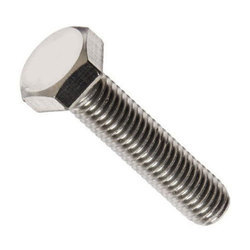
#> input picture edgedetection/Dataset/bolt.JPG, 250 x 250 px
$ python roberts.py
#> lines starting #> are read from the running program, lines starting #| are printed output that depends on the picture
from PIL import Image
import math


def roberts(imgpath, imgname):
#> called with imgpath = '../Dataset/', imgname = 'bolt'
    inputImg = Image.open(imgpath + imgname + ".JPG").convert("L")
    print(inputImg.load)
#| <bound method Image.load of <PIL.Image.Image image mode=L size=250x250 at 0x7FE43D6B4650>>
    width, height = inputImg.size
#> width = 250; height = 250
    mat = inputImg.load()

    robertsx = [[1,0],[0,-1]]
    robertsy = [[0,1],[-1,0]]

    outputImg = Image.new('L', (width, height))
#> outputImg: PIL image 250x250 L; every value is 0
    robertsMat = outputImg.load()

    for row in range(width-2):
        for col in range(height-2):
            Gx = 0
            Gy = 0
            for i in range(2):
                for j in range(2):
                    val = mat[row+i, col+j]
                    Gx += robertsx[i][j] * val
                    Gy += robertsy[i][j] * val

                robertsMat[row+1, col+1] = int(math.sqrt(Gx*Gx + Gy*Gy))

    outputImg.save("./results/" + imgname + "-roberts.jpg")
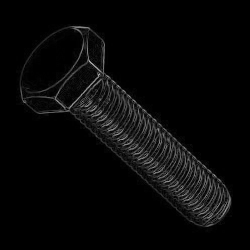
#> saved as bolt-roberts.jpg: PIL image 250x250 L; min 0, max 180, mean 8.1


roberts("../Dataset/", 'bolt')

$ run again, with edgedetection/Dataset/i10.JPG copied over edgedetection/Dataset/bolt.JPG
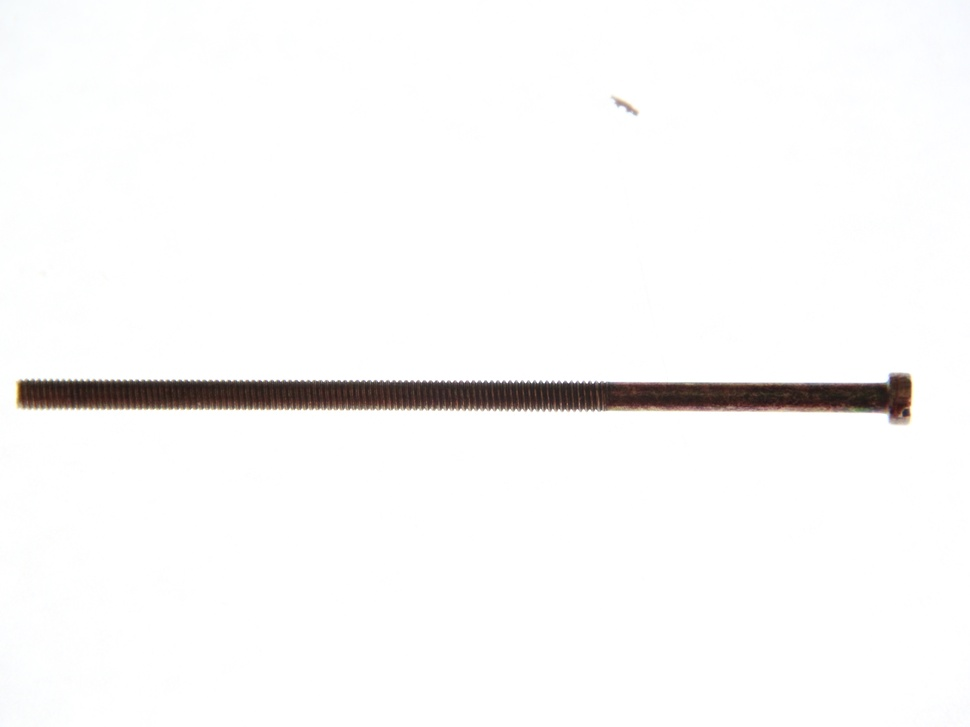
#> input picture edgedetection/Dataset/i10.JPG, 970 x 727 px, shrunk from 4608 x 3456 before the run
#| <bound method Image.load of <PIL.Image.Image image mode=L size=970x727 at 0x7FE43D95DC10>>
#> outputImg: PIL image 970x727 L; every value is 0
#> in roberts, `outputImg.save("./results/" + imgname + "-roberts.jpg")`:
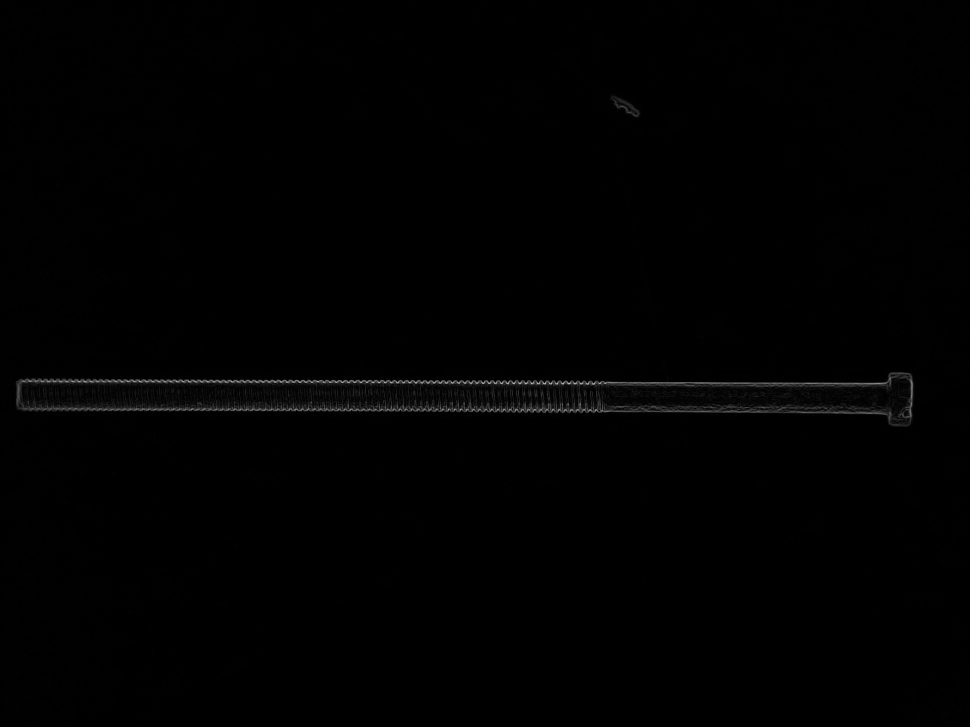
#> saved as bolt-roberts.jpg: PIL image 970x727 L; min 0, max 183, mean 1.2

$ run again, with edgedetection/Dataset/i11.JPG copied over edgedetection/Dataset/bolt.JPG
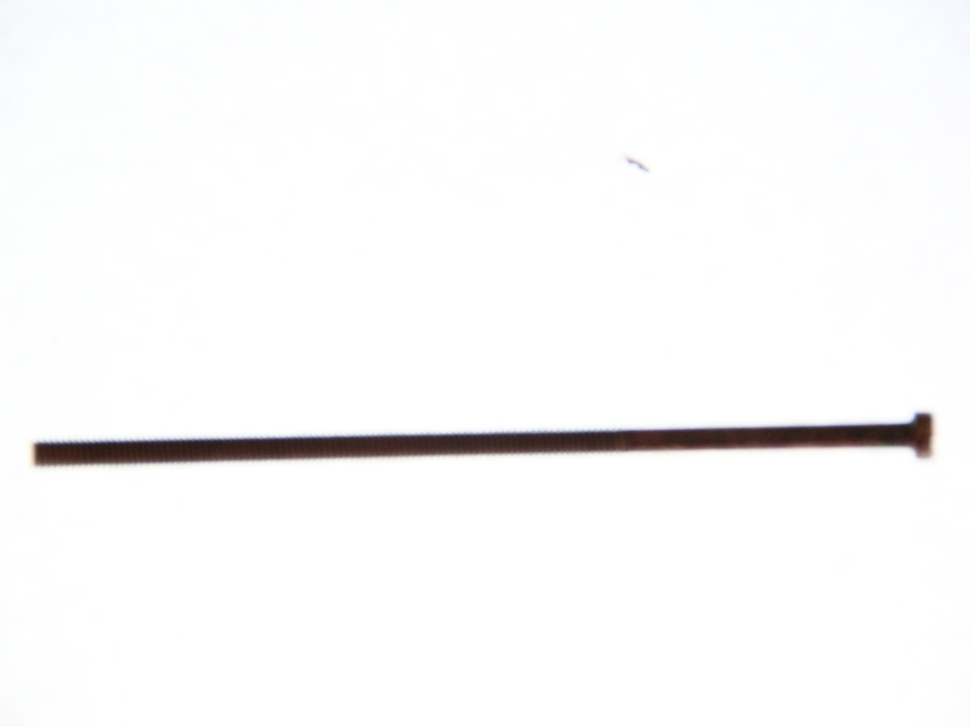
#> input picture edgedetection/Dataset/i11.JPG, 970 x 727 px, shrunk from 4608 x 3456 before the run
#| <bound method Image.load of <PIL.Image.Image image mode=L size=970x727 at 0x7FE43D6FF8D0>>
#> outputImg: PIL image 970x727 L; every value is 0
#> in roberts, `outputImg.save("./results/" + imgname + "-roberts.jpg")`:
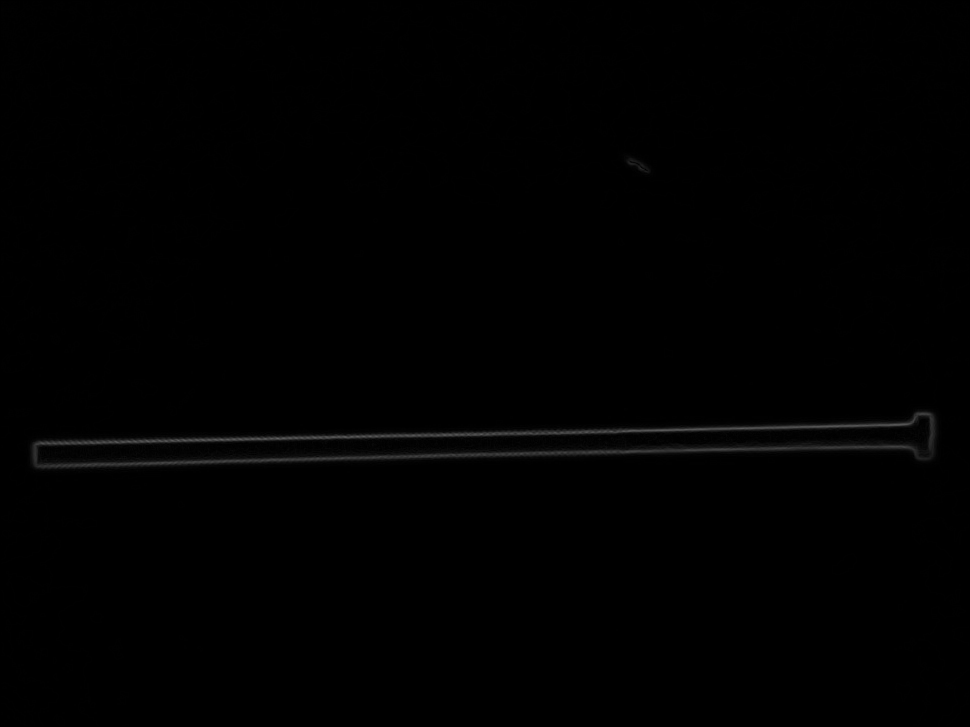
#> saved as bolt-roberts.jpg: PIL image 970x727 L; min 0, max 99, mean 0.9

$ run again, with edgedetection/Dataset/i12.JPG copied over edgedetection/Dataset/bolt.JPG
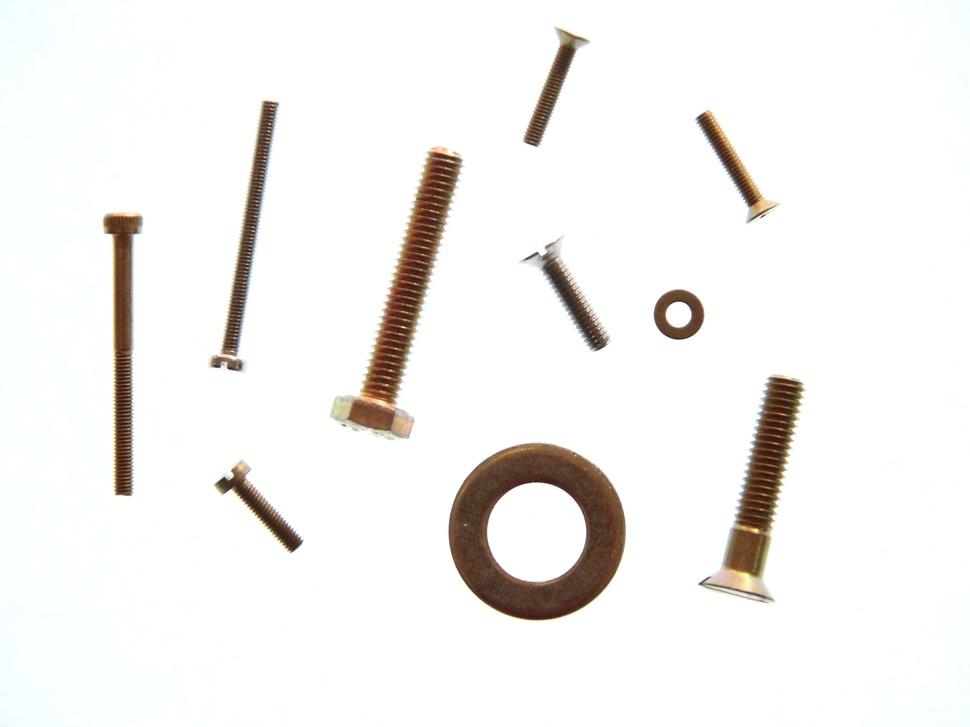
#> input picture edgedetection/Dataset/i12.JPG, 970 x 727 px, shrunk from 4608 x 3456 before the run
#> in roberts, `inputImg = Image.open(imgpath + imgname + ".JPG").convert("L")`:
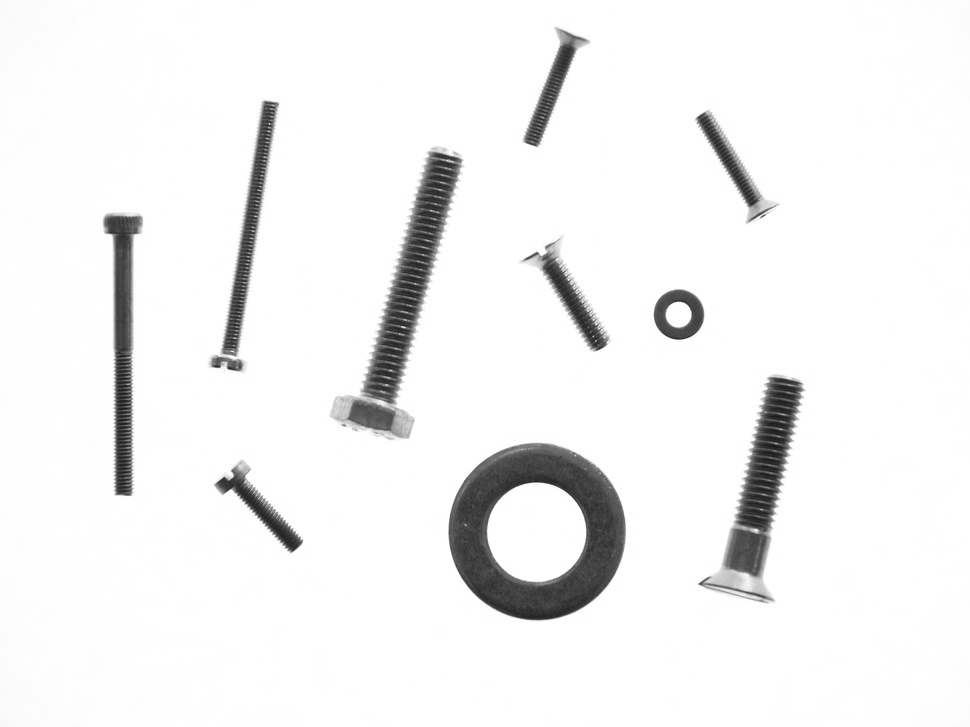
#> inputImg: PIL image 970x727 L; min 25, max 255, mean 241.3
#| <bound method Image.load of <PIL.Image.Image image mode=L size=970x727 at 0x7FE43E731A90>>
#> outputImg: PIL image 970x727 L; every value is 0
#> in roberts, `outputImg.save("./results/" + imgname + "-roberts.jpg")`:
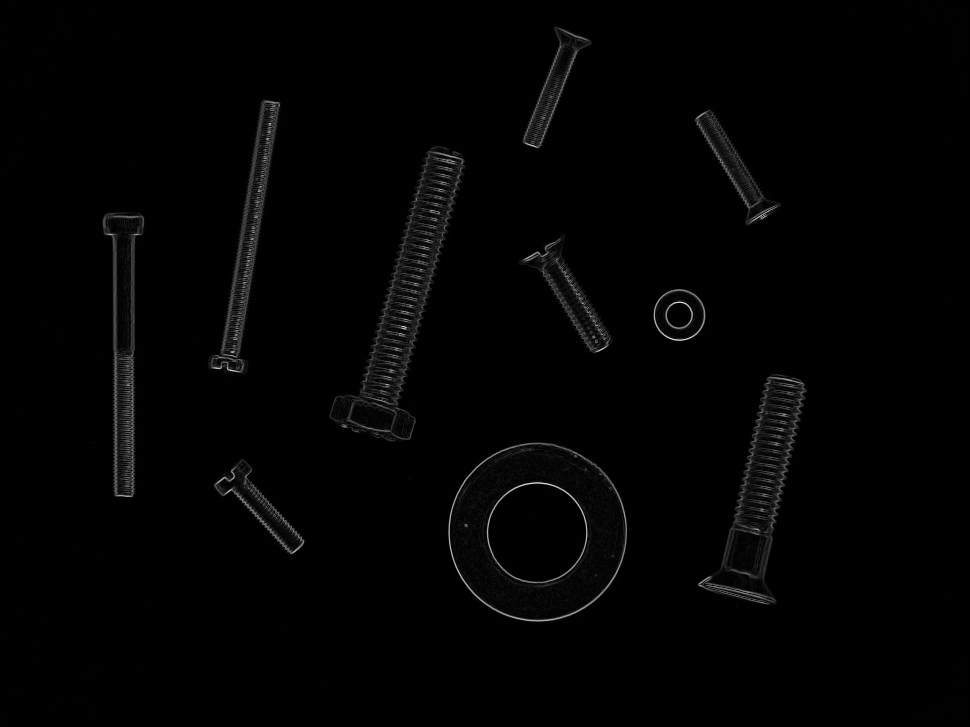
#> saved as bolt-roberts.jpg: PIL image 970x727 L; min 0, max 231, mean 3
